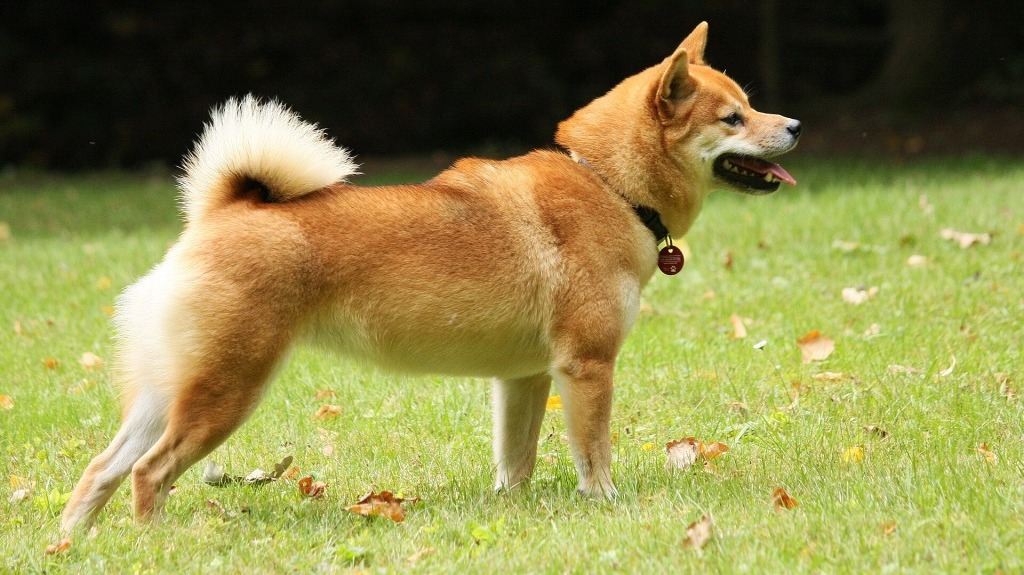
#> input picture part2/images/dog_1.jpg, 1024 x 575 px
$ python ex2.py
#> lines starting #> are read from the running program, lines starting #| are printed output that depends on the picture; after the words box and inside, x2 and y2 are one past the last pixel; in counts of white or black regions, pixels touching at a corner belong together
# !/usr/bin/env python3
# shebang line specifies the interpreter to use

import cv2 as cv
import numpy as np

# Relative path
image = cv.imread('images/dog_1.jpg')
#> image is the input picture: shape (575, 1024, 3); mean B, G, R 75.6, 136.7, 141.4

copy_image = image.copy()

copy_image[:, :, 0] = 0
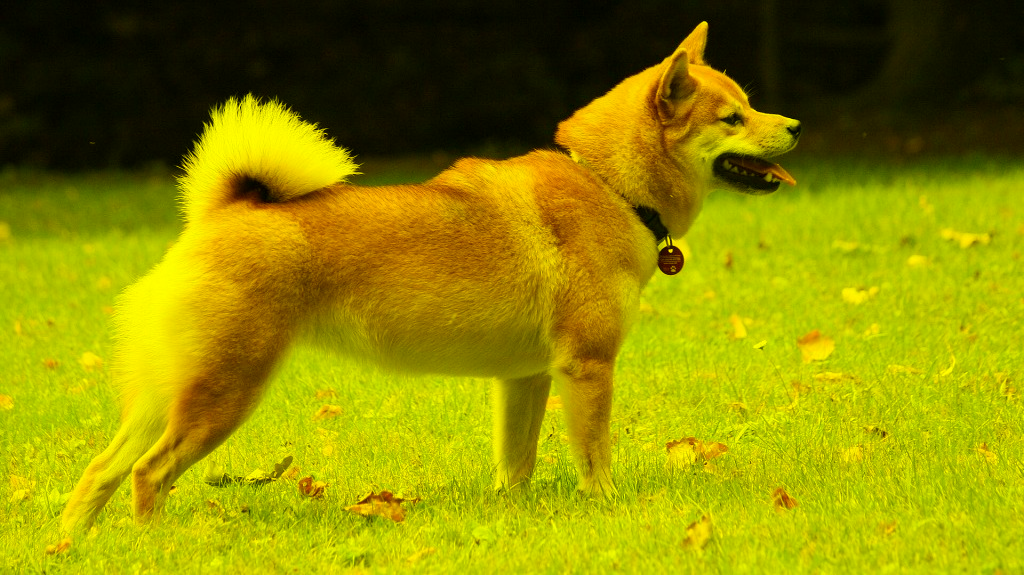
#> copy_image: shape (575, 1024, 3); mean B, G, R 0, 136.7, 141.4
copy_image[:, :, 2] = 0
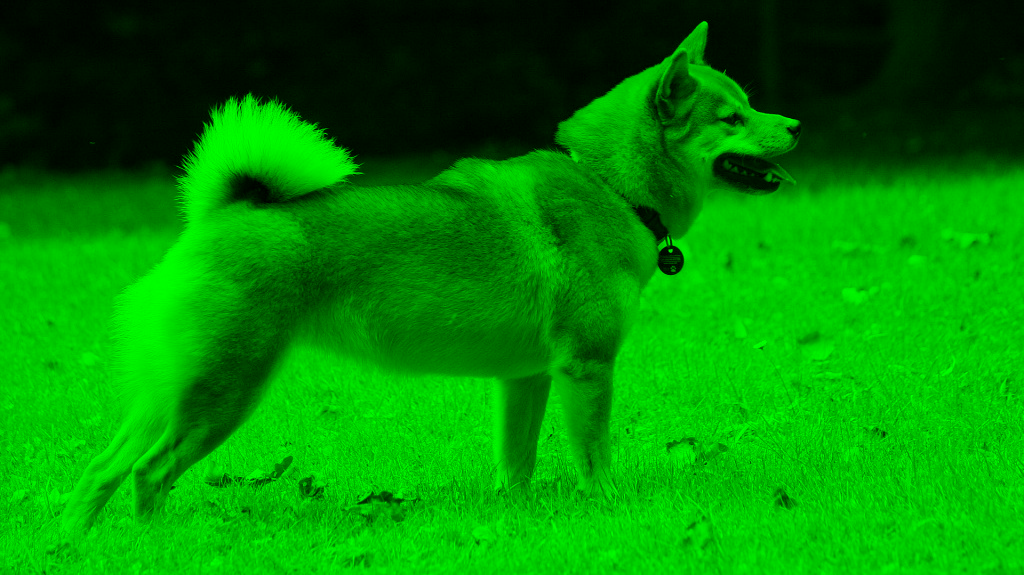
#> copy_image: shape (575, 1024, 3); mean B, G, R 0, 136.7, 0

# cv.imshow('leaving only green', copy_image)

green_mask = cv.threshold(image[:, :, 1], 210, 255, cv.THRESH_BINARY)


cv.imshow('thresholding =', green_mask[1])
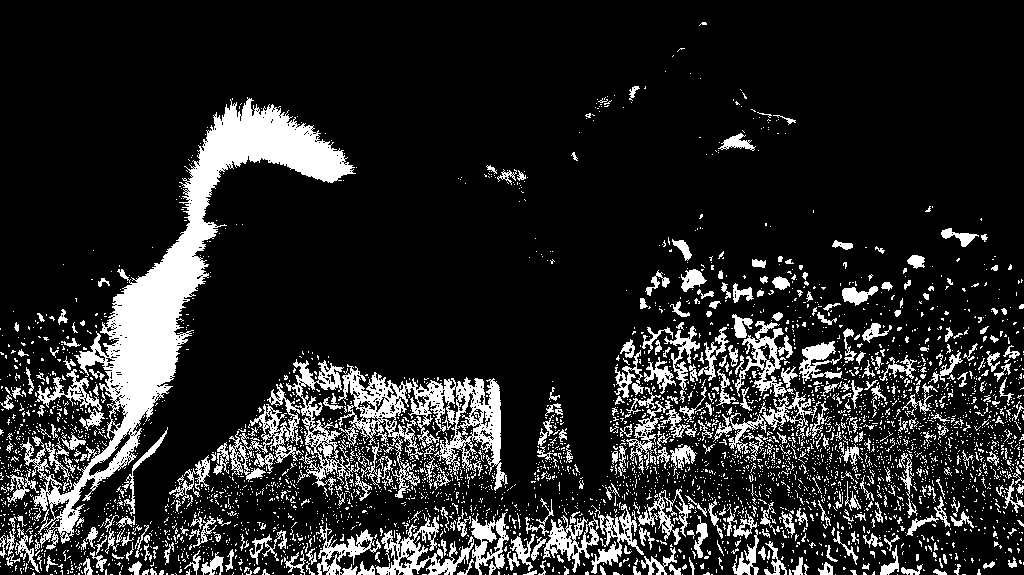
#> window 'thresholding =': shape (575, 1024); 15.3% white; 4019 white regions (3621 under 20 px), largest, box (x1, y1, x2, y2) and area: (20, 97, 356, 548) 23229, (338, 364, 508, 498) 7631, (239, 359, 360, 495) 3978

cut_image = cv.bitwise_and(image, image, mask=green_mask[1])
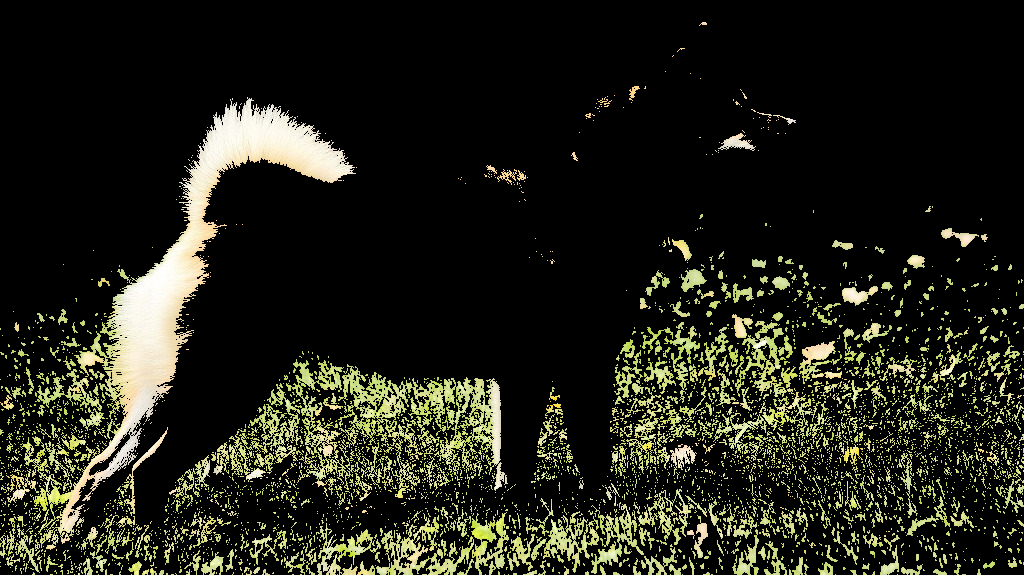
#> cut_image: shape (575, 1024, 3); mean B, G, R 23.2, 34.2, 33.6
cv.imshow("cut image", cut_image)

# -----------------------------------------------------------------
# postprocessing using morphological operations
# we can dilate the pixels to eliminate unwanted parts of the image

#> (the run stopped early here; a loop or call above may not have finished)

$ run again, with part2/images/dog_3.jpg copied over part2/images/dog_1.jpg
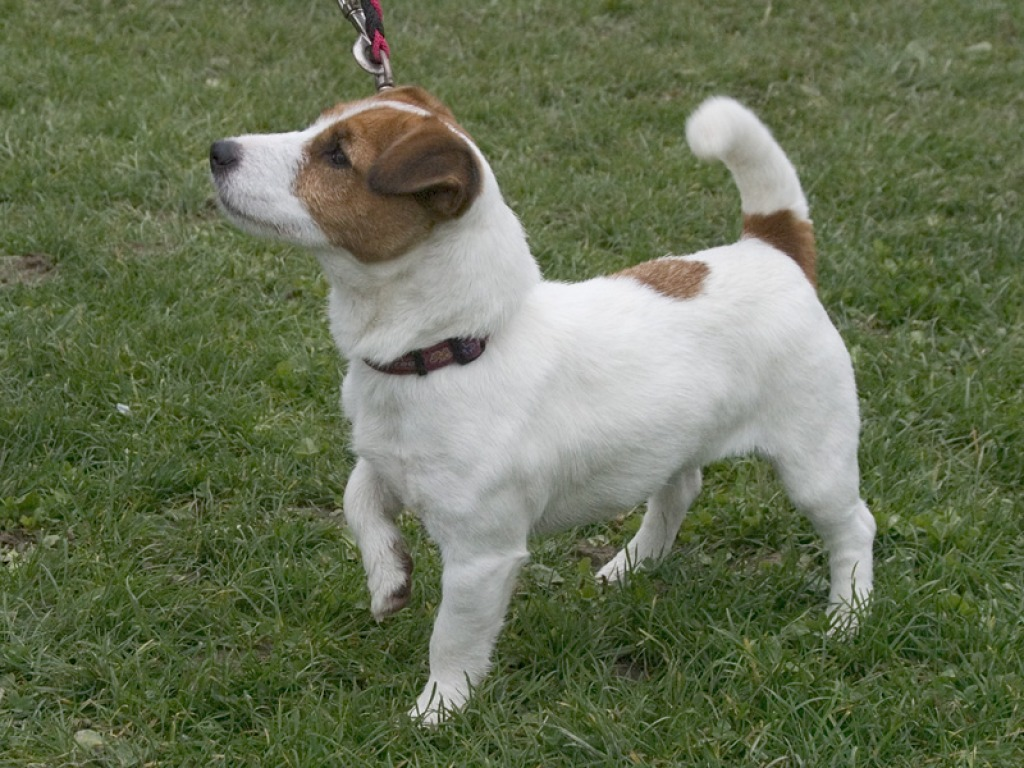
#> input picture part2/images/dog_3.jpg, 1024 x 768 px
#> image is the input picture: shape (768, 1024, 3); mean B, G, R 84, 112.7, 103.2
#> `cv.imshow('thresholding =', green_mask[1])`:
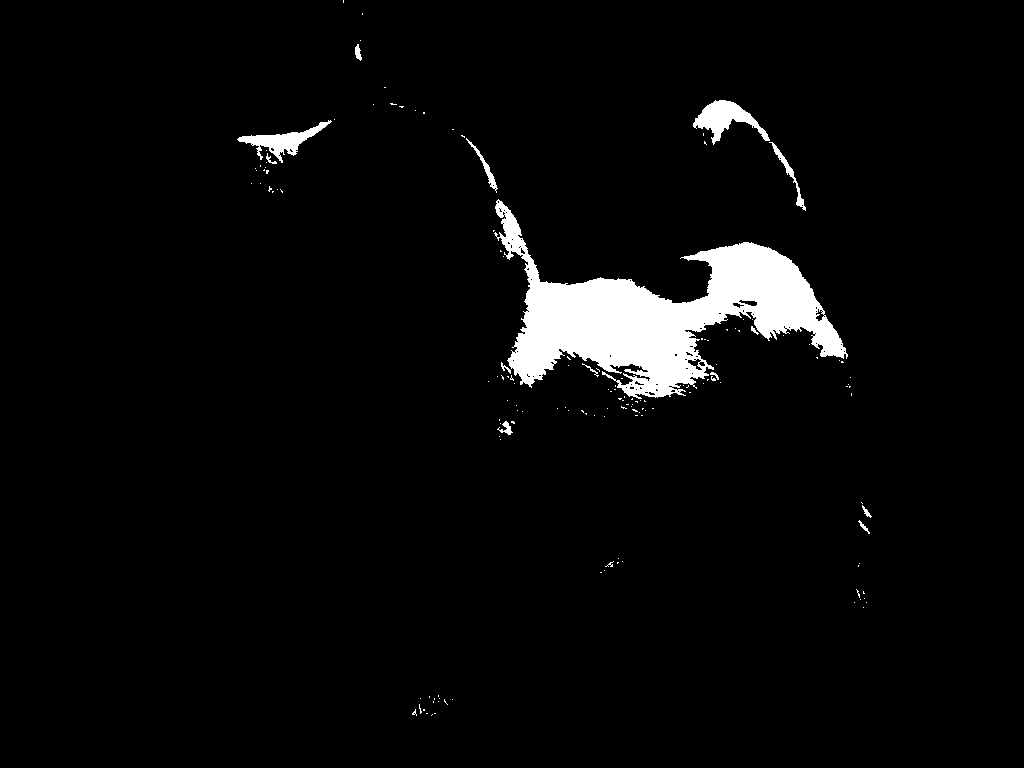
#> window 'thresholding =': shape (768, 1024); 3.8% white; 151 white regions (137 under 20 px), largest, box (x1, y1, x2, y2) and area: (494, 199, 848, 399) 26160, (693, 100, 770, 145) 1397, (237, 120, 332, 163) 1161
#> `cut_image = cv.bitwise_and(image, image, mask=green_mask[1])`:
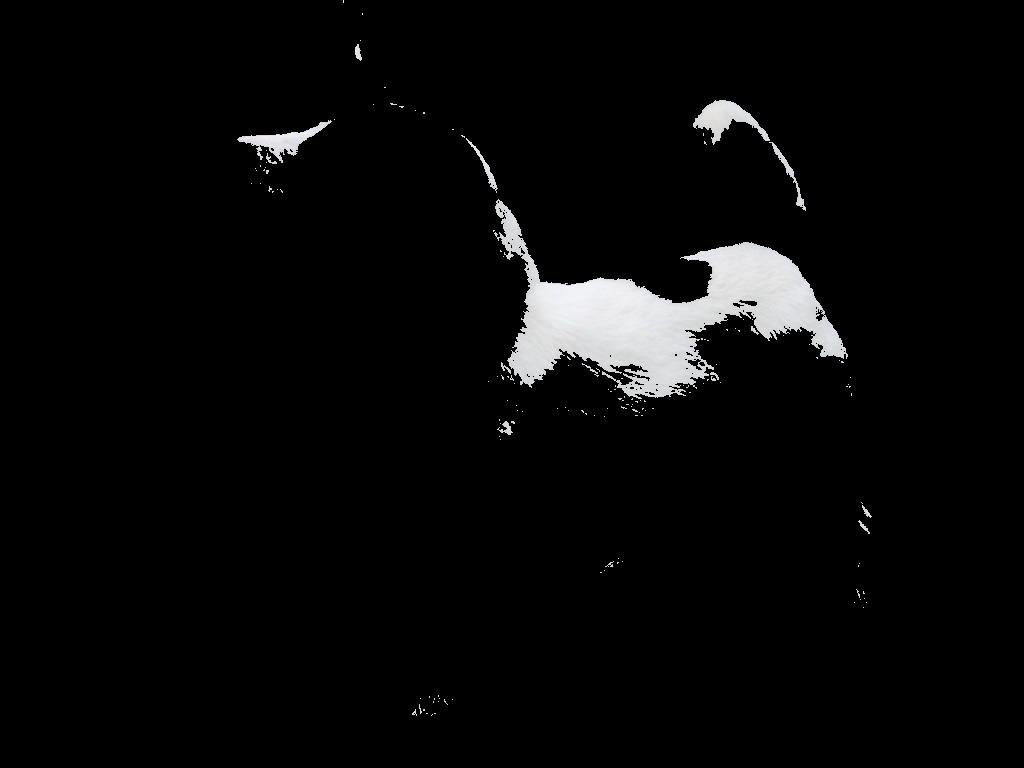
#> cut_image: shape (768, 1024, 3); mean B, G, R 8.6, 8.5, 8.5

$ run again, with part2/images/modelo.png saved as part2/images/dog_1.jpg
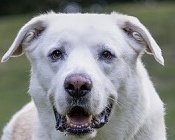
#> input picture part2/images/modelo.png, 175 x 140 px
#> image is the input picture: shape (140, 175, 3); mean B, G, R 141.7, 141.4, 138.9
#> `cv.imshow('thresholding =', green_mask[1])`:
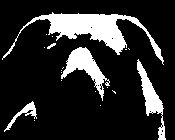
#> window 'thresholding =': shape (140, 175); 16.6% white; 19 white regions (14 under 20 px), largest, box (x1, y1, x2, y2) and area: (2, 12, 164, 65) 2255, (61, 47, 110, 101) 863, (137, 59, 166, 140) 695, (4, 101, 37, 132) 215, (47, 43, 56, 49) 25
#> `cut_image = cv.bitwise_and(image, image, mask=green_mask[1])`:
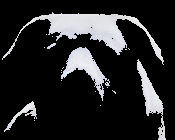
#> cut_image: shape (140, 175, 3); mean B, G, R 38.3, 37.2, 37
